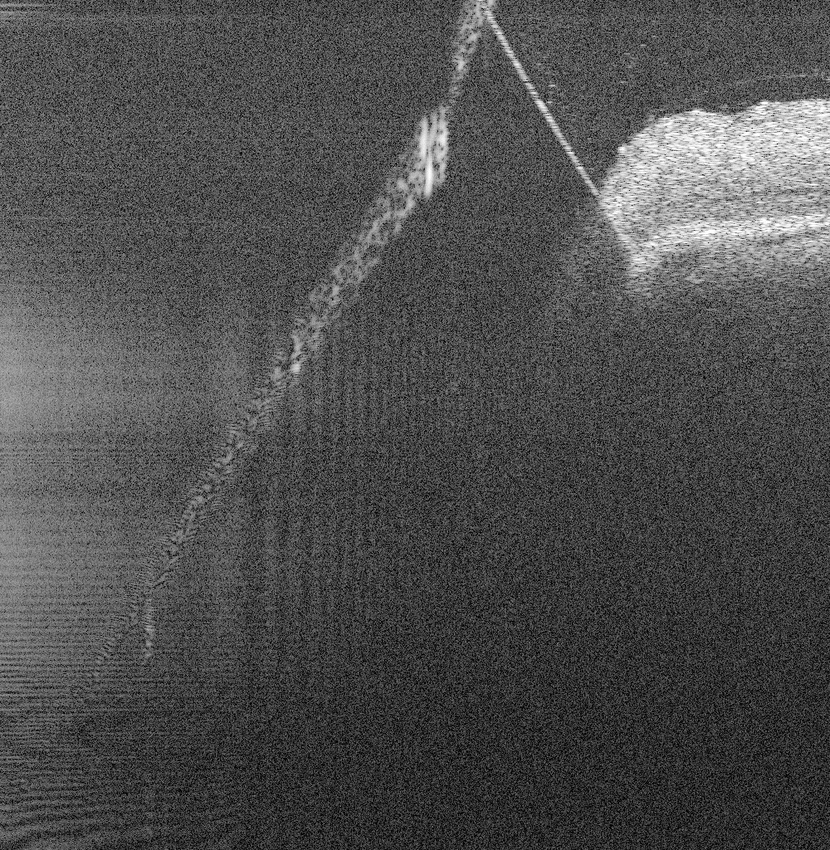
#> input picture data/jul9-4/img/volume_0_slice_1.jpg, 830 x 850 px, shrunk from 1000 x 1024 before the run, found by its file name
$ jupyter execute visualize_labels.ipynb
#> lines starting #> are read from the running program, lines starting #| are printed output that depends on the picture
[cell 1]
import os

import cv2
import numpy as np
import matplotlib.pyplot as plt

[cell 2]
def apply_color_map(seg_mask):
    # Create an empty image with 3 channels (RGB)
    color_image = np.zeros((seg_mask.shape[0], seg_mask.shape[1], 3), dtype=np.uint8)

    # Define colors for each segment value (0: black, 1: red, 2: green, 3: blue)
    colors = {
        0: [0, 0, 0],  # black for background
        1: [255, 0, 0],  # red
        2: [0, 255, 0],  # green
        3: [0, 0, 255],  # blue
    }

    # Apply the colors to the image
    for val, color in colors.items():
        color_image[seg_mask == val] = color

    color_image = cv2.cvtColor(color_image, cv2.COLOR_BGR2RGB)
    return color_image

[cell 3]
oct_img_path = "../data/jul9-4/img/volume_0_slice_1.jpg"
annotation_path = "../data/jul9-4/masks_machine/volume_0_slice_1.png"

oct_img = cv2.imread(oct_img_path)
#> oct_img is the input picture: shape (850, 830, 3); min 0, max 255, mean 78.3
annotation = cv2.imread(annotation_path, cv2.IMREAD_GRAYSCALE)
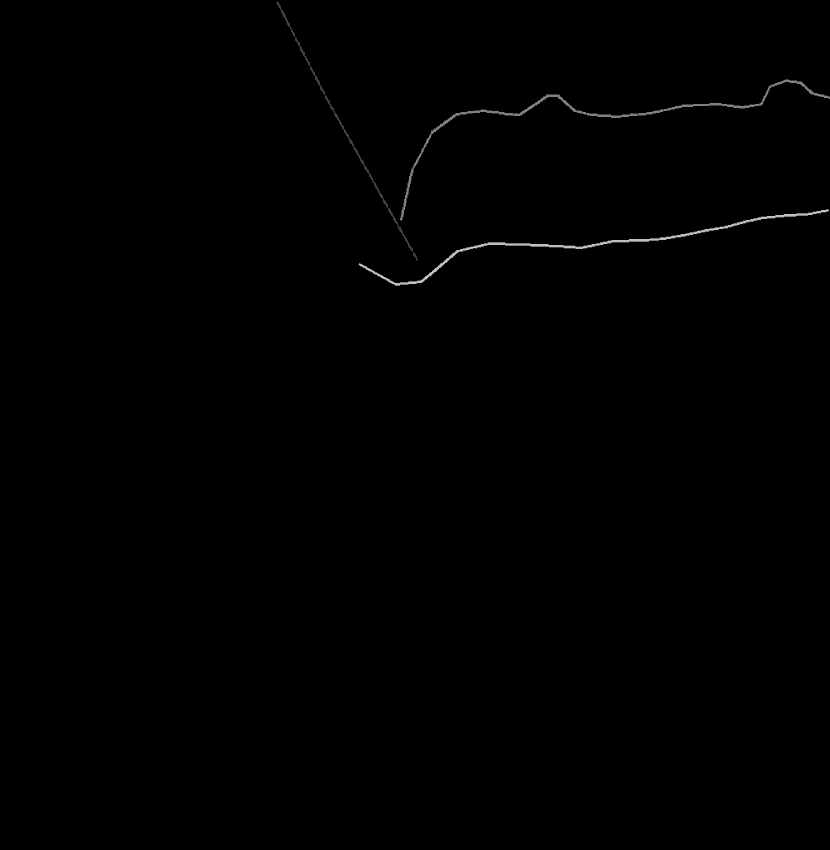
#> input picture data/jul9-12/masks_machine/volume_0_slice_1.png, 830 x 850 px, shrunk from 1000 x 1024 before the run, found by its file name
#> annotation is the input picture: shape (850, 830); min 0, max 4, mean 0.00949
colored_annotation = apply_color_map(annotation)

fig, axes = plt.subplots(1, 3, figsize=(10, 5))
axes[0].imshow(oct_img, cmap="gray")
axes[0].set_title("OCT Image")
axes[0].axis("off")

axes[1].imshow(annotation, cmap="gray")
axes[1].set_title("Annotation")
axes[1].axis("off")

axes[2].imshow(colored_annotation)
axes[2].set_title("Colored Annotation")
axes[2].axis("off")
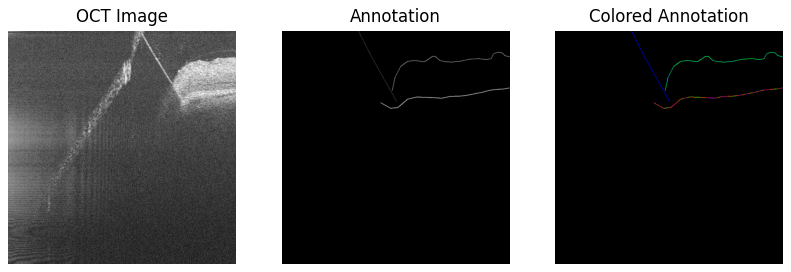
#> figure drawn by matplotlib, 3 panels
